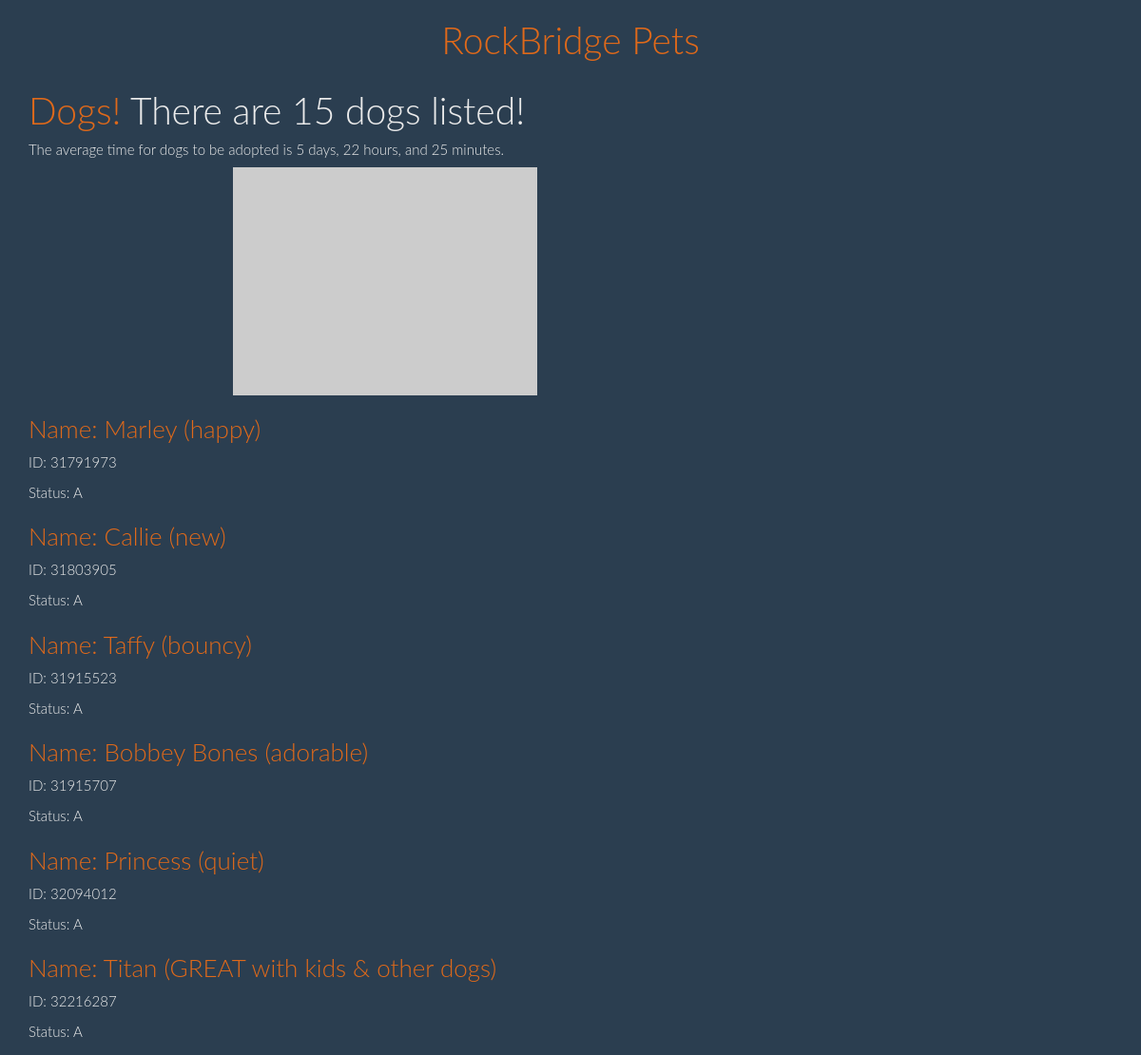
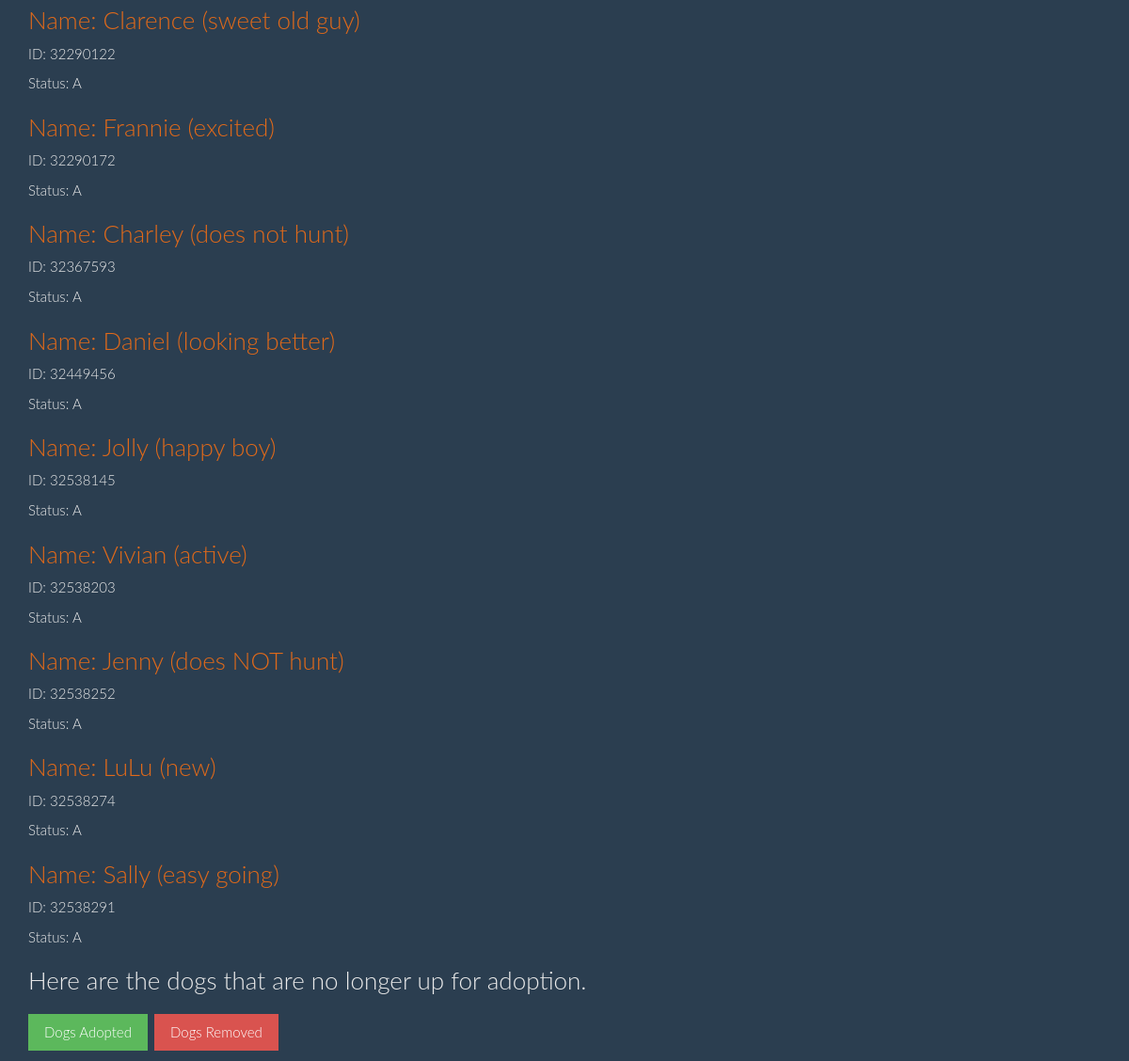
Before: /dogs/ with the older database file (2 pictures, top to bottom).
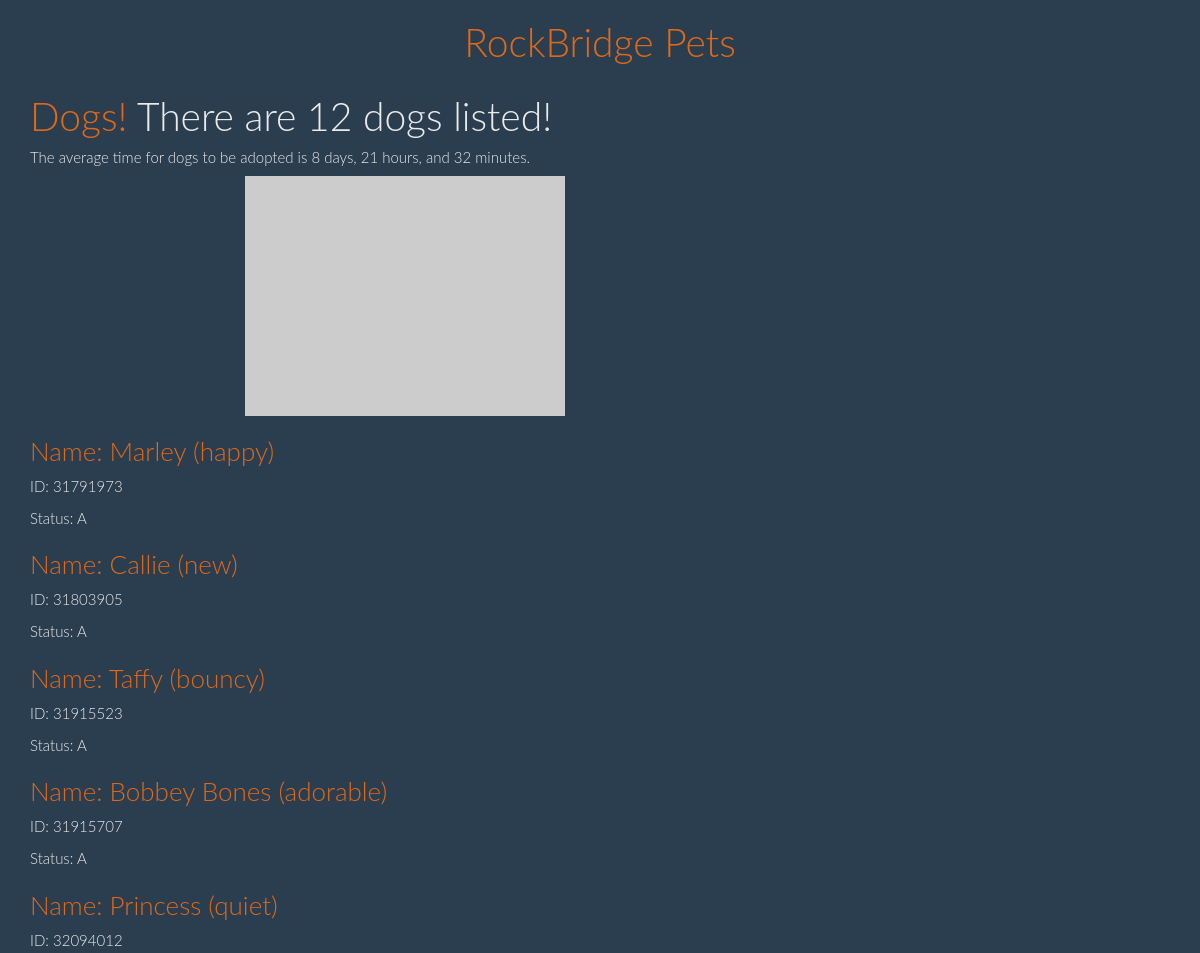
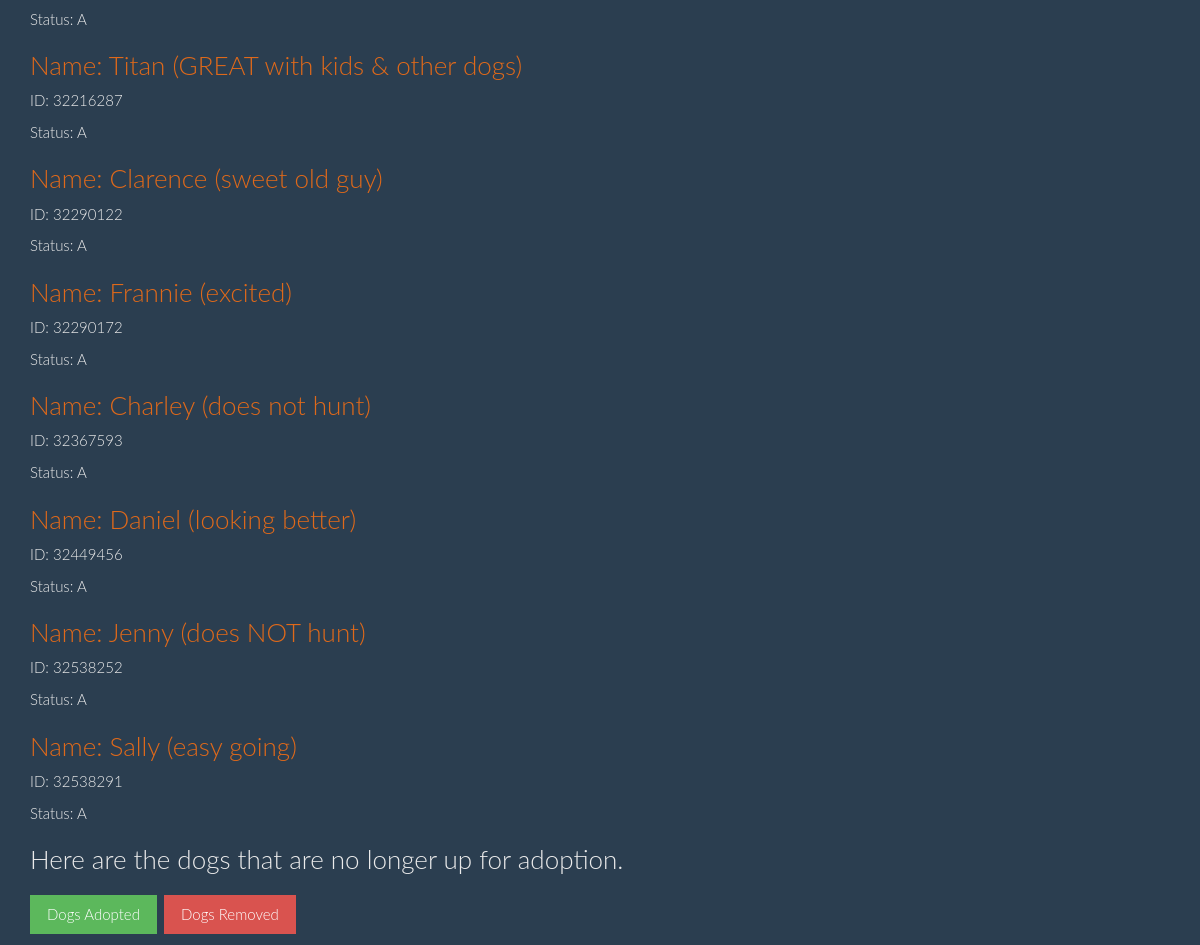
After: the same page with the newer database file (2 pictures, top to bottom).
### petfind/models.py (models this page shows, shortened)
class Animal(models.Model):
    animal = models.CharField(max_length = 20, blank = True)
    petId = models.CharField(max_length = 20, primary_key=True, verbose_name = 'ID', blank = True )
    firstSeen = models.DateTimeField("First Seen", null = True)
    lastSeen = models.DateTimeField("Last seen ", null = True)
    petName = models.CharField(max_length = 50, verbose_name = 'Name: ', blank = True)
    petDescription = models.TextField(verbose_name = 'Description', blank = True)
    petBreed = models.CharField(max_length = 100, verbose_name = 'Breed', blank = True)
    petStatus = models.CharField(max_length = 10, verbose_name = 'Status', blank = True)
    petAge = models.CharField(max_length = 10, blank = True, verbose_name ='Age')
    petSex = models.CharField(max_length = 10, blank = True, verbose_name = 'Sex')
    petSize = models.CharField(max_length = 10, blank = True, verbose_name ='Size')
    petMix = models.CharField(max_length = 10, blank = True, verbose_name ='Mixed?')
    petFeatures = models.CharField(max_length = 200, verbose_name ='Features', blank = True)
    petPhoto = models.TextField(verbose_name = "Picture", blank = True)
    address = models.CharField(max_length = 200, blank = True, default = '10 Animal Place')
    city = models.CharField(max_length = 50, blank = True, default = 'Lexington')
    email = models.CharField(max_length = 200, blank = True, default = 'shelter@rockbridgespca.net' )
    fax = models.CharField(max_length = 200, blank = True, default = '540-464-8847')
    phone = models.CharField(max_length = 200, blank = True, default = '540-463-5123')
    state = models.CharField(max_length = 2,default = 'VA')
    zip = models.CharField(max_length = 10,default = '24450')
    match = models.CharField(max_length = 5, default = "No")
    class Meta:
        ordering = ['petId']

### petfind/views.py (the view)
# urls.py: url(r'^dogs/$', views.dogs),
def dogs(request):
    doglist = Animal.objects.filter(animal = 'Dog', petStatus='A')
    dogCount = doglist.count()
    sumT = timedelta(days=0)
    for dog in doglist:
        timediff = dog.lastSeen - dog.firstSeen
        sumT += timediff
    avg = sumT/dogCount
    averageTime=strfdelta(avg, "{days} days, {hours} hours, and {minutes} minutes")
    return render(request, 'petfind/dogs.html', {'doglist': doglist, 'dogCount': dogCount, 'averageTime': averageTime})

### petfind/views.py (called while the page is built)
def strfdelta(tdelta, fmt):
    d = {"days": tdelta.days}
    d["hours"], rem = divmod(tdelta.seconds, 3600)
    d["minutes"], d["seconds"] = divmod(rem, 60)
    return fmt.format(**d)

### petfind/templates/petfind/dogs.html
{% extends "petfind/base.html" %}
{% block content %}
<h1><a href="{% url 'petfind.views.dogs' %}">Dogs!</a> There are {{ dogCount }} dogs listed!</h1>
<h5>The average time for dogs to be adopted is {{ averageTime }}.</h5>
<center><a href="http://loremflickr.com"><img src="http://loremflickr.com/320/240/dog/" alt="Doggie"></a></center>
{% for dog in doglist %}
	<div>
		<h3><a href="{% url 'petfind.views.dogs_detail' pk=dog.petId %}">Name: {{ dog.petName }}</a></h3>
		<p> ID: {{ dog.petId }}</p>
		<p> Status: {{ dog.petStatus }}</p>
	</div>
{% endfor %}
<h3>Here are the dogs that are no longer up for adoption.</h3>
<h3><a href="{% url 'petfind.views.dogs_adopted_list' %}" class="btn btn-success btn-large">
        Dogs Adopted</a> <a href="{% url 'petfind.views.dogs_removed_list' %}" class="btn btn-danger btn-large">
		Dogs Removed</a></h3>
{% endblock content %}

Changed rows visible on the page:
no longer on this page (row edited): Animal: petName "Jolly (happy boy)", petId "32538145", petStatus "A"
no longer on this page (row edited): Animal: petName "Vivian (active)", petId "32538203", petStatus "A"
no longer on this page (row edited): Animal: petName "LuLu (new)", petId "32538274", petStatus "A"
Other visible differences:
{{ dogCount }}: "15" → "12"
{{ averageTime }}: "5 days, 22 hours, and 25 minutes" → "8 days, 21 hours, and 32 minutes"
